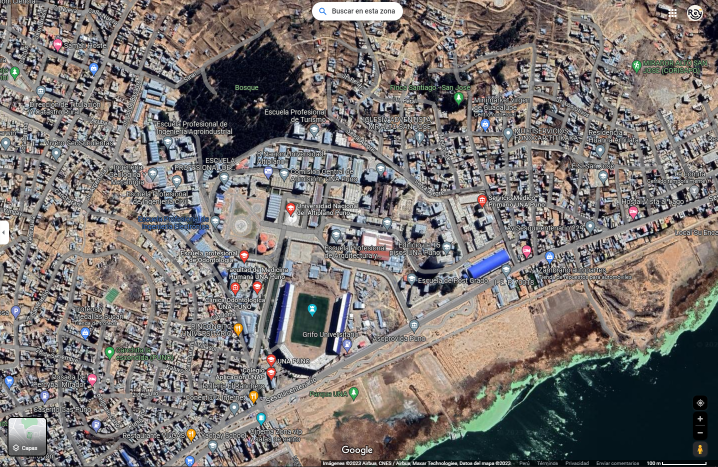
#> input picture imagen.jpg, 1435 x 934 px (shown at 1/2 size)
$ python 'Fuerza Bruta.py'
#> lines starting #> are read from the running program, lines starting #| are printed output that depends on the picture
import matplotlib.pyplot as plt
import math
from matplotlib.widgets import Button, TextBox

# Cargar la imagen de fondo
background_img = plt.imread('imagen.jpg')
#> background_img is the input picture: shape (934, 1435, 3) float32; mean R, G, B 0.467, 0.445, 0.435

# Definir los puntos fijos con nombres y coordenadas
points = {
    'esquisesqui': (725, 205),
    'puertaposgrado': (1146, 463),
    'puertaestadio': (874, 289),
    'puertaprincipal': (784, 289),
    'piscina': (1074, 633),
    'esceducacionfisica': (947, 668),
    'servisocial': (890, 753),
    'puntocar': (787, 775),
    'escenfermeria': (764, 670),
    'escodontologia': (632, 711),
    'auditorio': (727, 794),
    'escsistemas': (622, 938),
    'escelectronica': (587, 790),
    'esccivil': (560, 912),
    'puertacamal': (409, 887),
    'mediocaminocamal': (626, 583),
    'escmecanica': (586, 853),
    'educacionyestadio': (726, 437),
    'puertaeducacion': (702, 313)
}

# Crear una figura y configurar el evento de clic del mouse
fig, ax = plt.subplots()

# Mostrar la imagen de fondo
ax.imshow(background_img, extent=[0, 2000, 0, 1500])

# Agregar los puntos fijos a la gráfica
for point_name, (x, y) in points.items():
    plt.plot(x, y, 'ro')
    plt.text(x, y, point_name, fontsize=10, ha='center', va='bottom')

# Unir los puntos y calcular la distancia entre ellos
line_color = 'c'
distances = {}

def draw_line_and_calculate_distance(point1, point2):
    x1, y1 = points[point1]
    x2, y2 = points[point2]
    distance = math.sqrt((x2 - x1)**2 + (y2 - y1)**2)
    distances[(point1, point2)] = distance

    plt.plot([x1, x2], [y1, y2], color=line_color)
    plt.text((x1 + x2) / 2, (y1 + y2) / 2, f'{distance:.2f}', fontsize=8, ha='center', va='bottom')

draw_line_and_calculate_distance('puertaposgrado', 'puertaestadio')
draw_line_and_calculate_distance('puertaestadio', 'puertaprincipal')
draw_line_and_calculate_distance('puertaprincipal', 'esquisesqui')
draw_line_and_calculate_distance('esquisesqui', 'puertaeducacion')
draw_line_and_calculate_distance('puertaposgrado', 'piscina')
draw_line_and_calculate_distance('piscina', 'esceducacionfisica')
draw_line_and_calculate_distance('esceducacionfisica', 'servisocial')
draw_line_and_calculate_distance('servisocial', 'puntocar')
draw_line_and_calculate_distance('puntocar', 'auditorio')
draw_line_and_calculate_distance('puntocar', 'escenfermeria')
draw_line_and_calculate_distance('auditorio', 'escsistemas')
draw_line_and_calculate_distance('escenfermeria', 'escodontologia')
draw_line_and_calculate_distance('escodontologia', 'escelectronica')
draw_line_and_calculate_distance('escelectronica', 'escmecanica')
draw_line_and_calculate_distance('escmecanica', 'esccivil')
draw_line_and_calculate_distance('escmecanica', 'escsistemas')
draw_line_and_calculate_distance('esccivil', 'puertacamal')
draw_line_and_calculate_distance('puertacamal', 'mediocaminocamal')
draw_line_and_calculate_distance('mediocaminocamal', 'puertaeducacion')
draw_line_and_calculate_distance('puertaeducacion', 'educacionyestadio')
draw_line_and_calculate_distance('educacionyestadio', 'escenfermeria')
draw_line_and_calculate_distance('puertaprincipal', 'educacionyestadio')

# Función para manejar el evento de clic del botón "viaje"
# [55 lines left out: functions button_clicked, find_shortest_path, get_permutations, calculate_distance, not called in this run]

# Crear el botón y los cuadros de texto
button_ax = plt.axes([0.7, 0.05, 0.1, 0.05])
button = Button(button_ax, 'Viaje')
button.on_clicked(button_clicked)

textbox_start_ax = plt.axes([0.1, 0.05, 0.15, 0.05])
textbox_start = TextBox(textbox_start_ax, 'Inicio', initial='')
textbox_end_ax = plt.axes([0.3, 0.05, 0.15, 0.05])
textbox_end = TextBox(textbox_end_ax, 'Fin', initial='')

# Mostrar el gráfico
plt.show()
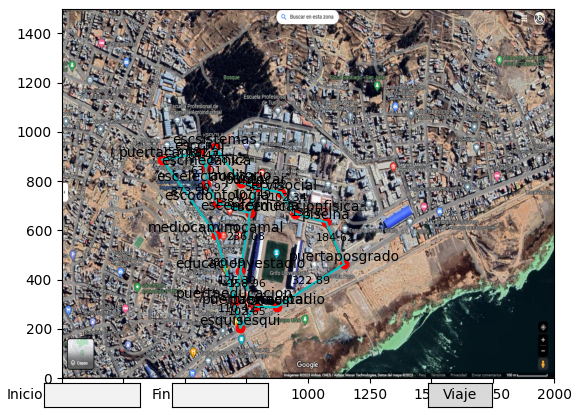
#> figure drawn by matplotlib, 3 panels

# Imprimir las distancias calculadas
for (point1, point2), distance in distances.items():
    print(f'Distancia entre {point1} y {point2}: {distance:.2f}')
